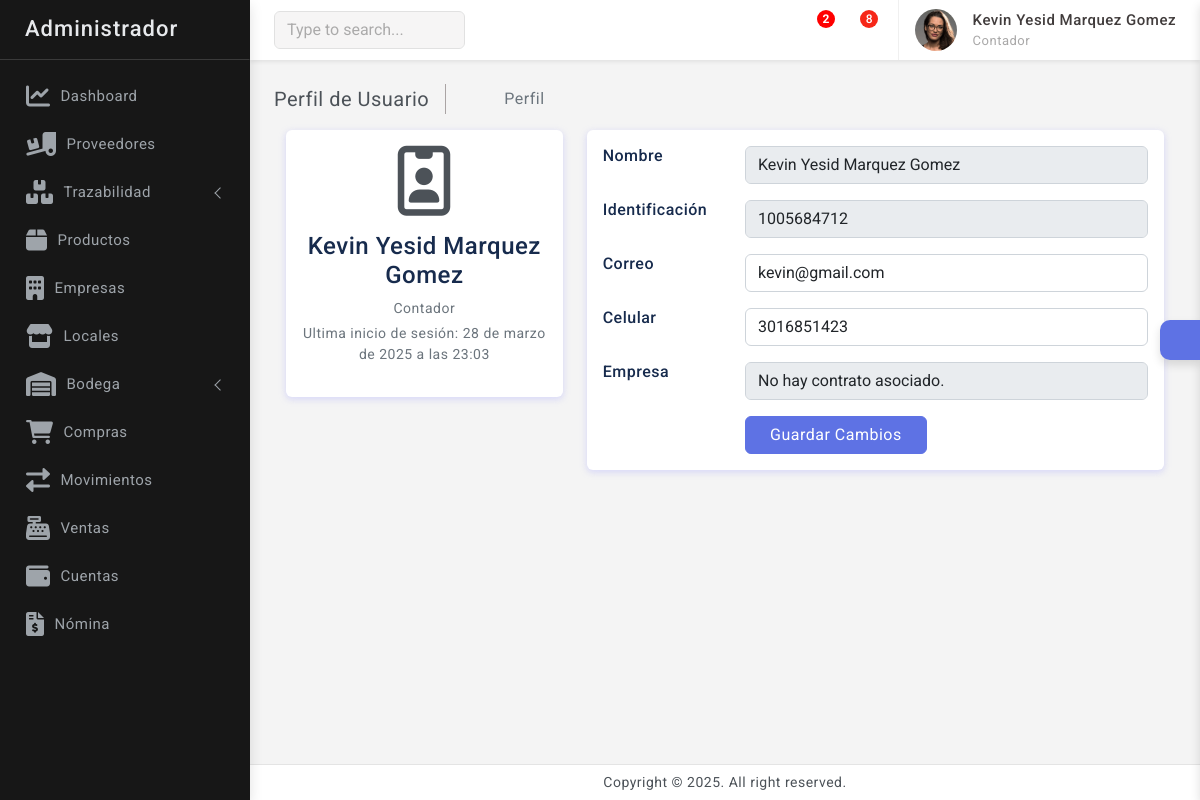
The page /profile/ (signed in) on the database its author committed.
### usuarios/models.py (models this page shows, shortened)
class PerfilUsuario(models.Model):
    usuario                             = models.OneToOneField(Usuario, on_delete=models.CASCADE)
    nombre                              = models.CharField(max_length=50)
    apellido                            = models.CharField(max_length=50)
    documento                           = models.IntegerField(unique=True)
    telefono                            = models.IntegerField(unique=True)
    cargo                               = models.ForeignKey(Cargo, on_delete=models.CASCADE, related_name="Cargo")
    def full_name(self):
        return f'{self.nombre} {self.apellido}'

class Cargo(models.Model):
    nombre  = models.CharField(max_length=50, unique=True)
    area    = models.ForeignKey(Area, on_delete=models.CASCADE, related_name="Area_relacionada")
    def __str__(self):
        return self.nombre

class Usuario(AbstractBaseUser, PermissionsMixin):
    username                = models.CharField(max_length=50, unique=True)
    email                   = models.EmailField(max_length=100, unique=True)
    cargo                   = models.ForeignKey("Cargo", on_delete=models.SET_NULL, null=True, blank=True)
    date_joined             = models.DateTimeField(auto_now_add=True)
    last_login              = models.DateTimeField(auto_now_add=True)
    is_staff                = models.BooleanField(default=False)
    is_active               = models.BooleanField(default=False)
    is_superuser            = models.BooleanField(default=False)
    USERNAME_FIELD = 'username'
    REQUIRED_FIELDS = ['email']
    objects = MyAccountManager()

### kiddes/context_processors.py (called while the page is built)
def global_context(request):
    user = None
    perfil = None
    contrato = None
    empresas = None
    if request.user.is_authenticated:
        user = request.user
        perfil = PerfilUsuario.objects.filter(usuario=request.user).first()
        if perfil:
            contrato = Contrato.objects.filter(perfil=perfil).first()
    empresas = Empresa.objects.all
    empresa_id = request.session.get('empresa_id')
    empresa_activa = None
    if empresa_id:
        empresa_activa = Empresa.objects.filter(id=empresa_id).first()
    return {
        'perfil': perfil,
        'user': user,
        'contrato': contrato,
        'empresas': empresas,
        'empresa_id': empresa_id,
        'empresa_activa': empresa_activa,
    }

### notificaciones/context_processors.py (called while the page is built)
def notificaciones_context(request):
    if request.user.is_authenticated:
        notificaciones = Notificacion.objects.filter(user=request.user, leida=False).order_by('-fecha_creacion')
    else:
        notificaciones = []
    return {'notificaciones': notificaciones}

### templates/usuarios/profile.html (shortened to what this page needs)
{% extends 'base.html' %}
{% block content %}
{% if perfil %}
    <div class="page-wrapper">
        <div class="page-content">
            <div class="page-breadcrumb d-none d-sm-flex align-items-center mb-3">
                <div class="breadcrumb-title pe-3">Perfil de Usuario</div>
                <div class="ps-3">
                    <nav aria-label="breadcrumb">
                        <ol class="breadcrumb mb-0 p-0">
                            <li class="breadcrumb-item"><a href="{% url 'home' %}"><i class="bx bx-home-alt"></i></a>
                            </li>
                            <li class="breadcrumb-item active" aria-current="page">Perfil</li>
                        </ol>
                    </nav>
                </div>
            </div>
            <div class="container">
                <div class="main-body">
                    <div class="row">
                        <div class="col-lg-4">
                            <div class="card">
                                <div class="card-body">
                                    <div class="d-flex flex-column align-items-center text-center">
                                        <i class="fa-regular fa-id-badge fa-5x"></i>
                                        <div class="mt-3">
                                            <h4>{{perfil.full_name}}</h4>
                                            <p class="text-secondary mb-1">{{perfil.cargo}}</p>
                                            <p class="text-muted font-size-sm">Ultima inicio de sesión: {{user.last_login}}</p>
                                        </div>
                                    </div>
                                </div>
                            </div>
                        </div>
                        <div class="col-lg-8">
                            <form method="POST" action="{% url 'update_profile' %}">
                                <div class="card">
                                    <div class="card-body">
                                        <div class="row mb-3">
                                            <div class="col-sm-3">
                                                <h6 class="mb-0">Nombre</h6>
                                            </div>
                                            <div class="col-sm-9 text-secondary">
                                                <input disabled type="text" class="form-control" value="{{perfil.full_name}}" />
                                            </div>
                                        </div>
                                        <div class="row mb-3">
                                            <div class="col-sm-3">
                                                <h6 class="mb-0">Identificación</h6>
                                            </div>
                                            <div class="col-sm-9 text-secondary">
                                                <input disabled type="text" class="form-control" value="{{perfil.documento}}" />
                                            </div>
                                        </div>
                                        <div class="row mb-3">
                                            <div class="col-sm-3">
                                                <h6 class="mb-0">Correo</h6>
                                            </div>
                                            <div class="col-sm-9 text-secondary">
                                                <input type="email" class="form-control" name="email" value="{{user.email}}" />
                                            </div>
                                        </div>
                                        <div class="row mb-3">
                                            <div class="col-sm-3">
                                                <h6 class="mb-0">Celular</h6>
                                            </div>
                                            <div class="col-sm-9 text-secondary">
                                                <input type="number" class="form-control" name="telefono" value="{{perfil.telefono}}" />
                                            </div>
                                        </div>
                                        <div class="row mb-3">
                                            <div class="col-sm-3">
                                                <h6 class="mb-0">Empresa</h6>
                                            </div>
                                            <div class="col-sm-9 text-secondary">
                                                {% if contrato %}
                                                    <input disabled type="text" class="form-control" value="{{ contrato.empresa }}" />
                                                {% else %}
                                                    <input disabled type="text" class="form-control" value="No hay contrato asociado."/>
                                                {% endif %}
                                            </div>
                                        </div>
                                        <div class="row">
                                            <div class="col-sm-3"></div>
                                            <div class="col-sm-9 text-secondary">
                                                <input type="submit" class="btn btn-primary px-4" value="Guardar Cambios" />
                                            </div>
                                        </div>
                                    </div>
                                </div>
                            </form>
                        </div>
                    </div>
                </div>
            </div>
        </div>
    </div>
{% endif %}
{% endblock %}

### templates/includes/navbar.html (shortened to what this page needs)
{% load static %}
<header>
    <div class="topbar d-flex align-items-center">
        <nav class="navbar navbar-expand">
            <div class="search-bar flex-grow-1">
                <div class="position-relative search-bar-box">
                    <input type="text" class="form-control search-control" placeholder="Type to search..."> <span class="position-absolute top-50 search-show translate-middle-y"><i class='bx bx-search'></i></span>
                </div>
            </div>
            <div class="top-menu ms-auto">
                <ul class="navbar-nav align-items-center">
                    <li class="nav-item dropdown dropdown-large">
                        <a class="nav-link dropdown-toggle dropdown-toggle-nocaret" href="#" role="button" data-bs-toggle="dropdown" aria-expanded="false">	<i class='bx bx-category'></i>
                        </a>
                    </li>
                    <li class="nav-item dropdown dropdown-large">
                        <a class="nav-link dropdown-toggle dropdown-toggle-nocaret position-relative" href="#" role="button" data-bs-toggle="dropdown" aria-expanded="false">
                            <span id="notificaciones-count" class="alert-count notificacion" data-url="{% url 'contar_notificaciones' %}" style="display: {% if notificaciones|length > 0 %}inline-block{% else %}none{% endif %};">
                                {{ notificaciones|length }}
                            </span>
                            <i class='bx bx-bell'></i>
                        </a>
                    </li>
                    <li class="nav-item dropdown dropdown-large">
                        <a class="nav-link dropdown-toggle dropdown-toggle-nocaret position-relative" href="#" role="button" data-bs-toggle="dropdown" aria-expanded="false"> <span class="alert-count">8</span>
                            <i class='bx bx-comment'></i>
                        </a>
                    </li>
                </ul>
            </div>
            <div class="user-box dropdown">
                <a class="d-flex align-items-center nav-link dropdown-toggle dropdown-toggle-nocaret" href="#" role="button" data-bs-toggle="dropdown" aria-expanded="false">
                    <img src="{% static 'images/avatars/avatar-2.png' %}" class="user-img" alt="user avatar">
                    <div class="user-info ps-3">
                        <p class="user-name mb-0"> {{perfil.full_name}} </p>
                        <p class="designattion mb-0">{{perfil.cargo}}</p>
                    </div>
                </a>
            </div>
        </nav>
    </div>
</header>

### kiddes/static/css/app.css (style rules this page uses)
body { font-size: 14px; color: #4c5258; letter-spacing: .5px; background-color: #f4f4f4; overflow-x: hidden; font-family: Roboto, sans-serif }
a { text-decoration: none }
.topbar { position: fixed; top: 0; left: 250px; right: 0; height: 60px; background: #fff; border-bottom: 1px solid rgb(228 228 228 / 0%); z-index: 10; box-shadow: 0 .125rem .25rem rgba(0, 0, 0, .075)!important }
.topbar .navbar { width: 100%; height: 60px; padding-left: 1.5rem; padding-right: 1.5rem; }
.page-wrapper { height: 100%; margin-top: 60px; margin-bottom: 30px; margin-left: 250px }
.page-content { padding: 1.5rem 1.5rem 0.7rem 1.5rem }
.breadcrumb-title { font-size: 20px; border-right: 1.5px solid #aaa4a4 }
.page-breadcrumb .breadcrumb li.breadcrumb-item { font-size: 16px }
.page-breadcrumb .breadcrumb-item+.breadcrumb-item::before { display: inline-block; padding-right: .5rem; color: #6c757d; font-family: LineIcons; content: "\ea5c" }
input::placeholder { color: #000!important; opacity: .3!important }
.search-bar-box { width: 40% }
.search-control { background-color: #f6f5f5; border: 1px solid #e1e1e1; padding-right: 2.5rem }
.search-show { font-size: 18px; right: 15px }
.topbar .navbar .navbar-nav .nav-link { padding-right: .8rem; padding-left: .8rem; color: #252323; font-size: 22px }
.dropdown-toggle-nocaret:after { display: none }
.alert-count { position: absolute; top: 5px; left: 22px; width: 18px; height: 18px; display: flex; align-items: center; justify-content: center; border-radius: 50%; font-size: 12px; font-weight: 500; color: #fff; background: #f62718 }
.user-img { width: 42px; height: 42px; border-radius: 50%; border: 0 solid #e5e5e5; padding: 0; margin-left: 1rem; }
.user-info .user-name { font-size: 15px; font-weight: 500; color: #413c3c }
.user-info .designattion { font-size: 13px; color: #a9a8a8 }
.user-box { display: flex; align-items: center; height: 60px; border-left: 1px solid #f0f0f0; margin-left: 1rem }
.dropdown-large { position: relative }

### kiddes/static/css/style.css (style rules this page uses)
.notificacion { background-color: red; color: white; font-size: 12px; font-weight: bold; border-radius: 50%; width: 18px; height: 18px; text-align: center; line-height: 18px; position: absolute; top: 5px; right: -5px; }

### rows shown on the page
PerfilUsuario: full_name "Kevin Yesid Marquez Gomez", cargo "Contador", documento "1005684712", telefono "3016851423"
Usuario: last_login "28 de marzo de 2025 a las 23:03", email "kevin@gmail.com"

### other values the page prints
{{ notificaciones|length }} "2"
